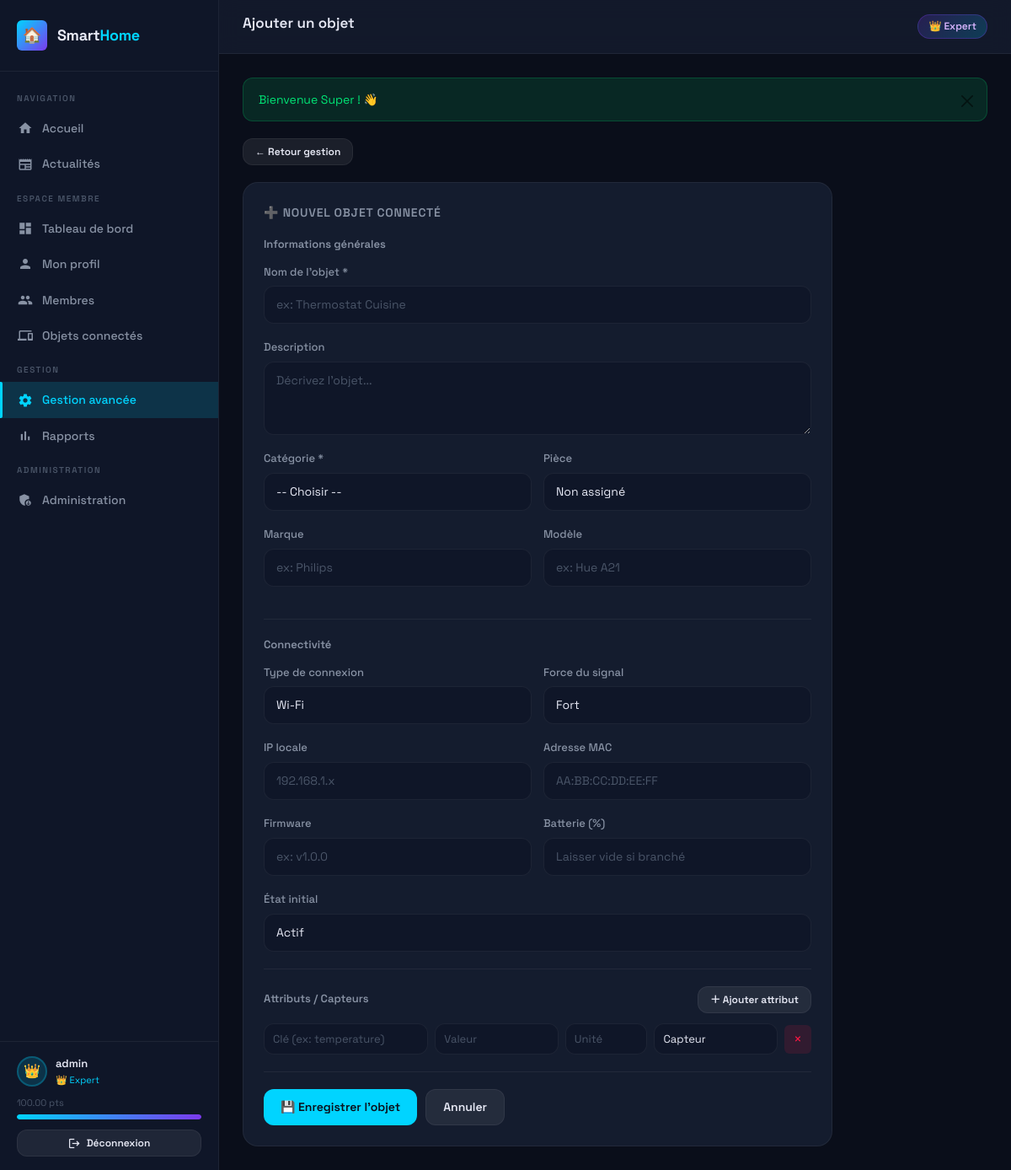
The app's page /gestion/ajouter-objet.php (signed in) with its own data.
### tables this page shows
CREATE TABLE utilisateurs (
    id INT AUTO_INCREMENT PRIMARY KEY,
    login VARCHAR(50) UNIQUE NOT NULL,
    email VARCHAR(100) UNIQUE NOT NULL,
    mot_de_passe VARCHAR(255) NOT NULL,
    nom VARCHAR(100),
    prenom VARCHAR(100),
    age INT,
    sexe ENUM('homme','femme','autre'),
    date_naissance DATE,
    type_membre ENUM('père','mère','enfant','grand-parent','autre') DEFAULT 'autre',
    photo VARCHAR(255) DEFAULT 'default.png',
    niveau ENUM('débutant','intermédiaire','avancé','expert') DEFAULT 'débutant',
    points DECIMAL(8,2) DEFAULT 0.00,
    nb_connexions INT DEFAULT 0,
    nb_actions INT DEFAULT 0,
    statut ENUM('en_attente','actif','suspendu') DEFAULT 'en_attente',
    token_validation VARCHAR(255),
    date_inscription DATETIME DEFAULT CURRENT_TIMESTAMP,
    derniere_connexion DATETIME,
    INDEX idx_login (login),
    INDEX idx_email (email),
    INDEX idx_niveau (niveau),
    INDEX idx_statut (statut)
);

### includes/config.php (called while the page is built, shortened)
<?php
function getDB(): PDO {
    static $pdo = null;
    if ($pdo === null) {
        $dsn = "mysql:host=" . DB_HOST . ";dbname=" . DB_NAME . ";charset=" . DB_CHARSET;
        $options = [
            PDO::ATTR_ERRMODE            => PDO::ERRMODE_EXCEPTION,
            PDO::ATTR_DEFAULT_FETCH_MODE => PDO::FETCH_ASSOC,
            PDO::ATTR_EMULATE_PREPARES   => false,
        ];
        try {
            $pdo = new PDO($dsn, DB_USER, DB_PASS, $options);
        } catch (PDOException $e) {
            die(json_encode(['error' => 'Connexion base de données impossible : ' . $e->getMessage()]));
        }
    }
    return $pdo;
}
function sanitize(string $input): string {
    return htmlspecialchars(trim($input), ENT_QUOTES, 'UTF-8');
}
function getCurrentUser(): ?array {
    $pdo = getDB();
    $stmt = $pdo->prepare("SELECT * FROM utilisateurs WHERE id = ?");
    $stmt->execute([$_SESSION['user_id']]);
    return $stmt->fetch() ?: null;
}
function getNiveauLabel(string $niveau): string {
    $labels = [
        'débutant'     => 'Débutant',
        'intermédiaire'=> 'Intermédiaire',
        'avancé'       => 'Avancé',
        'expert'       => 'Expert',
    ];
    return $labels[$niveau] ?? $niveau;
}
function getFlash(): ?array {
    if (isset($_SESSION['flash'])) {
        $flash = $_SESSION['flash'];
        return $flash;
    }
    return null;
}

### gestion/ajouter-objet.php (the view, shortened to what this page needs)
<?php
require_once '../includes/config.php';
$pageTitle  = 'Ajouter un objet';
$activePage = 'gestion';
require_once '../includes/header.php';
?>
<a href="dashboard.php" class="btn btn-secondary btn-sm" style="margin-bottom:20px">← Retour gestion</a>
<div style="max-width:700px">
  <div class="card">
    <div class="card-title">➕ Nouvel objet connecté</div>
    <form method="POST">
      <div style="font-size:13px;font-weight:600;color:var(--text-secondary);margin-bottom:12px;margin-top:4px">Informations générales</div>
      <div class="form-group">
        <label class="form-label">Nom de l'objet *</label>
        <input type="text" name="nom" class="form-control" placeholder="ex: Thermostat Cuisine" value="<?= sanitize($_POST['nom'] ?? '') ?>" required>
      </div>
      <div class="form-group">
        <label class="form-label">Description</label>
        <textarea name="description" class="form-control" rows="3" placeholder="Décrivez l'objet..."><?= sanitize($_POST['description'] ?? '') ?></textarea>
      </div>
      <div class="form-row">
        <div class="form-group">
          <label class="form-label">Catégorie *</label>
          <select name="categorie_id" class="form-control" required>
            <option value="">-- Choisir --</option>
          </select>
        </div>
        <div class="form-group">
          <label class="form-label">Pièce</label>
          <select name="piece_id" class="form-control">
            <option value="">Non assigné</option>
          </select>
        </div>
      </div>
      <div class="form-row">
        <div class="form-group">
          <label class="form-label">Marque</label>
          <input type="text" name="marque" class="form-control" placeholder="ex: Philips" value="<?= sanitize($_POST['marque'] ?? '') ?>">
        </div>
        <div class="form-group">
          <label class="form-label">Modèle</label>
          <input type="text" name="modele" class="form-control" placeholder="ex: Hue A21" value="<?= sanitize($_POST['modele'] ?? '') ?>">
        </div>
      </div>
      <div class="divider"></div>
      <div style="font-size:13px;font-weight:600;color:var(--text-secondary);margin-bottom:12px">Connectivité</div>
      <div class="form-row">
        <div class="form-group">
          <label class="form-label">Type de connexion</label>
          <select name="type_connectivite" class="form-control">
            <?php foreach (['Wi-Fi','Bluetooth','Zigbee','Z-Wave','Ethernet','NFC'] as $c): ?>
            <option value="<?= $c ?>" <?= ($_POST['type_connectivite'] ?? 'Wi-Fi') === $c ? 'selected' : '' ?>><?= $c ?></option>
            <?php endforeach; ?>
          </select>
        </div>
        <div class="form-group">
          <label class="form-label">Force du signal</label>
          <select name="force_signal" class="form-control">
            <?php foreach (['fort','moyen','faible'] as $s): ?>
            <option value="<?= $s ?>" <?= ($_POST['force_signal'] ?? 'fort') === $s ? 'selected' : '' ?>><?= ucfirst($s) ?></option>
            <?php endforeach; ?>
          </select>
        </div>
      </div>
      <div class="form-row">
        <div class="form-group">
          <label class="form-label">IP locale</label>
          <input type="text" name="ip_locale" class="form-control" placeholder="192.168.1.x" value="<?= sanitize($_POST['ip_locale'] ?? '') ?>">
        </div>
        <div class="form-group">
          <label class="form-label">Adresse MAC</label>
          <input type="text" name="mac_address" class="form-control" placeholder="AA:BB:CC:DD:EE:FF" value="<?= sanitize($_POST['mac_address'] ?? '') ?>">
        </div>
      </div>
      <div class="form-row">
        <div class="form-group">
          <label class="form-label">Firmware</label>
          <input type="text" name="firmware" class="form-control" placeholder="ex: v1.0.0" value="<?= sanitize($_POST['firmware'] ?? '') ?>">
        </div>
        <div class="form-group">
          <label class="form-label">Batterie (%)</label>
          <input type="number" name="batterie" class="form-control" min="0" max="100" placeholder="Laisser vide si branché" value="<?= sanitize($_POST['batterie'] ?? '') ?>">
        </div>
      </div>
      <div class="form-group">
        <label class="form-label">État initial</label>
        <select name="etat" class="form-control">
          <?php foreach (['actif','inactif','maintenance','erreur'] as $e): ?>
          <option value="<?= $e ?>" <?= ($_POST['etat'] ?? 'actif') === $e ? 'selected' : '' ?>><?= ucfirst($e) ?></option>
          <?php endforeach; ?>
        </select>
      </div>
      <div class="divider"></div>
      <div style="display:flex;align-items:center;justify-content:space-between;margin-bottom:12px">
        <div style="font-size:13px;font-weight:600;color:var(--text-secondary)">Attributs / Capteurs</div>
        <button type="button" class="btn btn-secondary btn-sm" onclick="addAttrRow()">＋ Ajouter attribut</button>
      </div>
      <div id="attrs-container">
        <div class="attr-row" style="display:grid;grid-template-columns:2fr 1.5fr 1fr 1.5fr 32px;gap:8px;margin-bottom:8px;align-items:center">
          <input type="text" name="attr_cle[]" class="form-control" placeholder="Clé (ex: temperature)" style="font-size:13px;padding:8px 10px">
          <input type="text" name="attr_valeur[]" class="form-control" placeholder="Valeur" style="font-size:13px;padding:8px 10px">
          <input type="text" name="attr_unite[]" class="form-control" placeholder="Unité" style="font-size:13px;padding:8px 10px">
          <select name="attr_type[]" class="form-control" style="font-size:13px;padding:8px 10px">
            <option value="capteur">Capteur</option>
          </select>
          <button type="button" onclick="this.closest('.attr-row').remove()" style="background:var(--danger-dim);border:none;color:var(--danger);border-radius:6px;cursor:pointer;height:34px;width:32px;font-size:16px">×</button>
        </div>
      </div>
      <div class="divider"></div>
      <div style="display:flex;gap:10px">
        <button type="submit" class="btn btn-primary">💾 Enregistrer l'objet</button>
        <a href="dashboard.php" class="btn btn-secondary">Annuler</a>
      </div>
    </form>
  </div>
</div>
<?php require_once '../includes/footer.php'; ?>

### includes/header.php (shortened to what this page needs)
<?php
$user = getCurrentUser();
$flash = getFlash();
$niveauEmoji = [
    'débutant'      => '🌱',
    'intermédiaire' => '⚡',
    'avancé'        => '🚀',
    'expert'        => '👑',
];
$emoji = $niveauEmoji[$user['niveau']] ?? '🌱';
$nextNiveauSeuil = [
    'débutant'      => POINTS_INTERMEDIAIRE,
    'intermédiaire' => POINTS_AVANCE,
    'avancé'        => POINTS_EXPERT,
    'expert'        => null,
];
$currentSeuil = [
    'débutant'      => 0,
    'intermédiaire' => POINTS_INTERMEDIAIRE,
    'avancé'        => POINTS_AVANCE,
    'expert'        => POINTS_EXPERT,
];
$next   = $nextNiveauSeuil[$user['niveau']] ?? null;
$from   = $currentSeuil[$user['niveau']] ?? 0;
$pct    = $next ? min(100, round(($user['points'] - $from) / ($next - $from) * 100)) : 100;
?>
<!DOCTYPE html>
<html lang="fr">
<head>
<link href="https://cdn.jsdelivr.net/npm/bootstrap@5.3.3/dist/css/bootstrap.min.css" rel="stylesheet">
<link rel="stylesheet" href="<?= SITE_URL ?>/css/style.css">
</head>
<body>
<div class="layout">
<aside class="sidebar" id="sidebar">
  <div class="sidebar-logo">
    <div class="logo-icon">🏠</div>
    <div class="logo-text">Smart<span>Home</span></div>
  </div>
  <nav class="sidebar-nav">
    <div class="nav-section-title">Navigation</div>
    <a href="<?= SITE_URL ?>/index.php" class="nav-item <?= ($activePage ?? '') === 'accueil' ? 'active' : '' ?>">
      <span class="nav-icon"><span class="material-icons" style="font-size:18px">home</span></span>
      Accueil
    </a>
    <a href="<?= SITE_URL ?>/actualites.php" class="nav-item <?= ($activePage ?? '') === 'actualites' ? 'active' : '' ?>">
      <span class="nav-icon"><span class="material-icons" style="font-size:18px">newspaper</span></span>
      Actualités
    </a>
    <div class="nav-section-title">Espace membre</div>
    <a href="<?= SITE_URL ?>/dashboard.php" class="nav-item <?= ($activePage ?? '') === 'dashboard' ? 'active' : '' ?>">
      <span class="nav-icon"><span class="material-icons" style="font-size:18px">dashboard</span></span>
      Tableau de bord
    </a>
    <a href="<?= SITE_URL ?>/profil.php" class="nav-item <?= ($activePage ?? '') === 'profil' ? 'active' : '' ?>">
      <span class="nav-icon"><span class="material-icons" style="font-size:18px">person</span></span>
      Mon profil
    </a>
    <a href="<?= SITE_URL ?>/membres.php" class="nav-item <?= ($activePage ?? '') === 'membres' ? 'active' : '' ?>">
      <span class="nav-icon"><span class="material-icons" style="font-size:18px">group</span></span>
      Membres
    </a>
    <a href="<?= SITE_URL ?>/objets.php" class="nav-item <?= ($activePage ?? '') === 'objets' ? 'active' : '' ?>">
      <span class="nav-icon"><span class="material-icons" style="font-size:18px">devices</span></span>
      Objets connectés
    </a>
    <?php if (in_array($user['niveau'], ['avancé', 'expert'])): ?>
    <div class="nav-section-title">Gestion</div>
    <a href="<?= SITE_URL ?>/gestion/dashboard.php" class="nav-item <?= ($activePage ?? '') === 'gestion' ? 'active' : '' ?>">
      <span class="nav-icon"><span class="material-icons" style="font-size:18px">settings</span></span>
      Gestion avancée
    </a>
    <a href="<?= SITE_URL ?>/gestion/rapports.php" class="nav-item <?= ($activePage ?? '') === 'rapports' ? 'active' : '' ?>">
      <span class="nav-icon"><span class="material-icons" style="font-size:18px">bar_chart</span></span>
      Rapports
    </a>
    <?php endif; ?>
    <?php if ($user['niveau'] === 'expert'): ?>
    <div class="nav-section-title">Administration</div>
    <a href="<?= SITE_URL ?>/admin/utilisateurs.php" class="nav-item <?= ($activePage ?? '') === 'admin' ? 'active' : '' ?>">
      <span class="nav-icon"><span class="material-icons" style="font-size:18px">admin_panel_settings</span></span>
      Administration
    </a>
    <?php endif; ?>
  </nav>
  <div class="sidebar-footer">
    <div class="sidebar-user">
      <div class="sidebar-avatar">
        <?php if ($user['photo'] && $user['photo'] !== 'default.png'): ?>
          <img src="<?= SITE_URL ?>/assets/img/<?= sanitize($user['photo']) ?>" alt="avatar">
        <?php else: ?>
          <?= $emoji ?>
        <?php endif; ?>
      </div>
      <div class="sidebar-user-info">
        <div class="name"><?= sanitize($user['login']) ?></div>
        <div class="niveau"><?= $emoji ?> <?= getNiveauLabel($user['niveau']) ?></div>
      </div>
    </div>
    <div style="margin-top:10px">
      <div style="display:flex;justify-content:space-between;font-size:11px;color:var(--text-muted);margin-bottom:4px">
        <span><?= number_format($user['points'], 2) ?> pts</span>
      </div>
      <div class="progress-bar">
        <div class="progress-fill" style="width:<?= $pct ?>%"></div>
      </div>
    </div>
    <a href="<?= SITE_URL ?>/logout.php" class="btn btn-secondary btn-sm" style="width:100%;margin-top:12px;justify-content:center">
      <span class="material-icons" style="font-size:15px">logout</span> Déconnexion
    </a>
  </div>
</aside>
<main class="main-content">
  <div class="topbar">
    <h1 class="topbar-title"><?= sanitize($pageTitle ?? 'Dashboard') ?></h1>
    <div style="display:flex;align-items:center;gap:10px">
      <span class="badge-niveau <?= $user['niveau'] ?>"><?= $emoji ?> <?= getNiveauLabel($user['niveau']) ?></span>
    </div>
  </div>
  <div class="page-content">
    <?php if ($flash): ?>
    <div class="alert alert-<?= $flash['type'] === 'success' ? 'success' : ($flash['type'] === 'error' ? 'danger' : 'info') ?> alert-dismissible fade show">
      <?= sanitize($flash['message']) ?>
      <button type="button" class="btn-close" data-bs-dismiss="alert"></button>
    </div>
    <?php endif; ?>

### records on screen
utilisateurs: niveau "👑", login "admin", niveau "Expert", points "100.00"

### other values on screen
$pageTitle "Ajouter un objet"
$flash['message'] "Bienvenue Super ! 👋"
form field type_connectivite "Wi-Fi"
form field force_signal "Fort"
form field etat "Actif"
